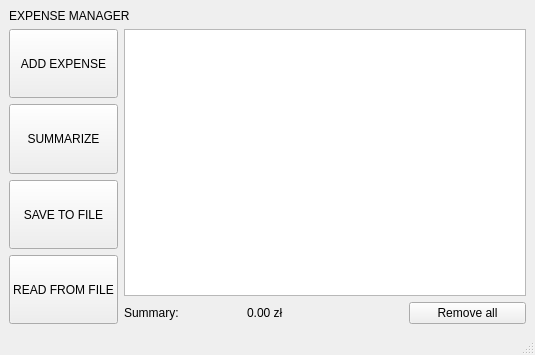
<?xml version="1.0" encoding="UTF-8"?>
<ui version="4.0">
 <class>MainWindow</class>
 <widget class="QMainWindow" name="MainWindow">
  <property name="geometry">
   <rect>
    <x>0</x>
    <y>0</y>
    <width>535</width>
    <height>355</height>
   </rect>
  </property>
  <property name="windowTitle">
   <string>MainWindow</string>
  </property>
  <property name="styleSheet">
   <string notr="true"/>
  </property>
  <widget class="QWidget" name="centralwidget">
   <layout class="QGridLayout" name="gridLayout_3">
    <item row="0" column="0">
     <layout class="QVBoxLayout" name="verticalLayout_3">
      <item>
       <widget class="QLabel" name="title">
        <property name="styleSheet">
         <string notr="true">QLabel{font: 20pt &quot;Segoe UI&quot;;}</string>
        </property>
        <property name="text">
         <string>EXPENSE MANAGER</string>
        </property>
       </widget>
      </item>
      <item>
       <layout class="QHBoxLayout" name="horizontalLayout_3">
        <item>
         <layout class="QVBoxLayout" name="verticalLayout">
          <item>
           <widget class="QPushButton" name="addButton">
            <property name="sizePolicy">
             <sizepolicy hsizetype="Minimum" vsizetype="Preferred">
              <horstretch>0</horstretch>
              <verstretch>0</verstretch>
             </sizepolicy>
            </property>
            <property name="text">
             <string>ADD EXPENSE</string>
            </property>
           </widget>
          </item>
          <item>
           <widget class="QPushButton" name="summarizeButton">
            <property name="sizePolicy">
             <sizepolicy hsizetype="Minimum" vsizetype="Preferred">
              <horstretch>0</horstretch>
              <verstretch>0</verstretch>
             </sizepolicy>
            </property>
            <property name="text">
             <string>SUMMARIZE</string>
            </property>
           </widget>
          </item>
          <item>
           <widget class="QPushButton" name="saveButton">
            <property name="sizePolicy">
             <sizepolicy hsizetype="Minimum" vsizetype="Preferred">
              <horstretch>0</horstretch>
              <verstretch>0</verstretch>
             </sizepolicy>
            </property>
            <property name="text">
             <string>SAVE TO FILE</string>
            </property>
           </widget>
          </item>
          <item>
           <widget class="QPushButton" name="readButton">
            <property name="sizePolicy">
             <sizepolicy hsizetype="Minimum" vsizetype="Preferred">
              <horstretch>0</horstretch>
              <verstretch>0</verstretch>
             </sizepolicy>
            </property>
            <property name="text">
             <string>READ FROM FILE</string>
            </property>
           </widget>
          </item>
         </layout>
        </item>
        <item>
         <layout class="QVBoxLayout" name="verticalLayout_2">
          <item>
           <widget class="QListWidget" name="listWidget"/>
          </item>
          <item>
           <layout class="QHBoxLayout" name="horizontalLayout_2" stretch="0,0,0,0">
            <property name="sizeConstraint">
             <enum>QLayout::SizeConstraint::SetDefaultConstraint</enum>
            </property>
            <property name="leftMargin">
             <number>0</number>
            </property>
            <property name="rightMargin">
             <number>0</number>
            </property>
            <item>
             <widget class="QLabel" name="sumText">
              <property name="styleSheet">
               <string notr="true">font: 20pt &quot;Segoe UI&quot;;</string>
              </property>
              <property name="text">
               <string>Summary:</string>
              </property>
             </widget>
            </item>
            <item>
             <widget class="QLabel" name="sumLabel">
              <property name="styleSheet">
               <string notr="true">font: 20pt &quot;Segoe UI&quot;;</string>
              </property>
              <property name="text">
               <string>0.00 zł</string>
              </property>
             </widget>
            </item>
            <item>
             <spacer name="horizontalSpacer">
              <property name="orientation">
               <enum>Qt::Orientation::Horizontal</enum>
              </property>
              <property name="sizeType">
               <enum>QSizePolicy::Policy::Fixed</enum>
              </property>
              <property name="sizeHint" stdset="0">
               <size>
                <width>40</width>
                <height>20</height>
               </size>
              </property>
             </spacer>
            </item>
            <item>
             <widget class="QPushButton" name="removeButton">
              <property name="sizePolicy">
               <sizepolicy hsizetype="Minimum" vsizetype="Preferred">
                <horstretch>0</horstretch>
                <verstretch>0</verstretch>
               </sizepolicy>
              </property>
              <property name="text">
               <string>Remove all</string>
              </property>
             </widget>
            </item>
           </layout>
          </item>
         </layout>
        </item>
       </layout>
      </item>
     </layout>
    </item>
   </layout>
  </widget>
  <widget class="QMenuBar" name="menubar">
   <property name="geometry">
    <rect>
     <x>0</x>
     <y>0</y>
     <width>535</width>
     <height>21</height>
    </rect>
   </property>
  </widget>
  <widget class="QStatusBar" name="statusbar"/>
 </widget>
 <resources/>
 <connections/>
</ui>
